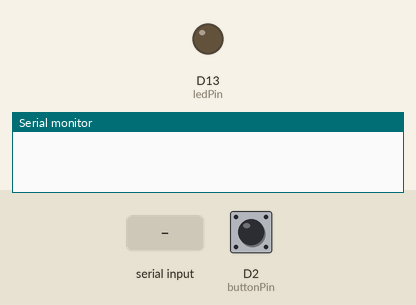
Recording of a sketch running on a simulated Arduino Zero (SAMD21). On the bench: output pins drawn as LEDs (lit = HIGH), the last lines printed to the serial monitor. The inputs (shaded band) are chosen by the test bench; at power-on: D2 (buttonPin) HIGH.

Above: at 1.2 s.
1.3 s: D2 (buttonPin) pulled LOW for 0.15 s
At 1.37 s:
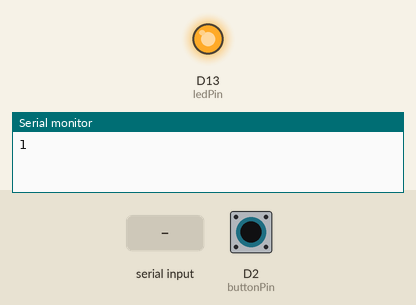
2.9 s: D2 (buttonPin) pulled LOW for 3.2 s
At 7.0 s:
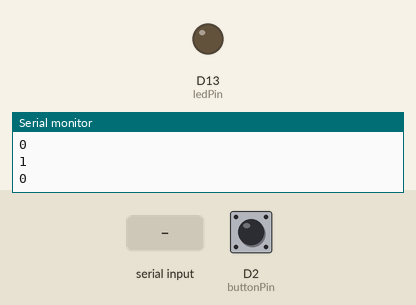
7.6 s: "1" received over Serial
At 8.3 s:
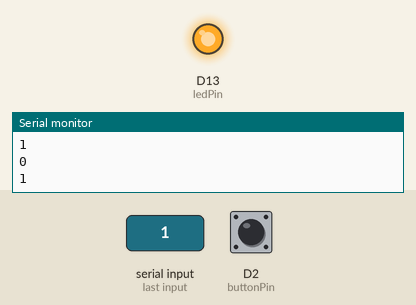
Timing chart, 0 to 10.6 s (numbered marks = the images above; inputs shaded):
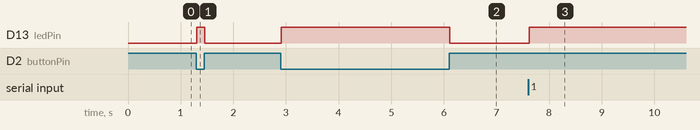

The sketch:

lab3_1_s1.ino
```cpp
const int buttonPin = 2;
const int ledPin = PIN_LED;
int lastButtonState = HIGH;
int ledState = LOW;

void setup() {
  pinMode(ledPin, OUTPUT);
  pinMode(buttonPin, INPUT_PULLUP);
  Serial.begin(9600);
}

void loop() {
  int reading = digitalRead(buttonPin); // Den aktuellen Tasterzustand einlesen

  if (reading != lastButtonState) {
    if (reading == LOW) {
      Serial.println("1");
      digitalWrite(ledPin, HIGH);
      ledState = HIGH;
    } else {
      Serial.println("0");
      digitalWrite(ledPin, LOW);
      ledState = LOW;
    }
    lastButtonState = reading;
  } else{

  // Eingehende serielle Daten auslesen und die LED entsprechend steuern
  if (Serial.available() > 0) {
    char command = Serial.read();
    if (command == '1' && ledState == LOW) {
      digitalWrite(ledPin, HIGH);
      Serial.println("1");
      ledState = HIGH;
      reading = HIGH;
      lastButtonState = HIGH;
    } else if (command == '0' && ledState == HIGH) {
      digitalWrite(ledPin, LOW);
      Serial.println("0");
      ledState = LOW;
      reading = LOW;
      lastButtonState = LOW;
    };
  }
  }
  delay(50);
}
```

Measured:
- after the input at 1.3 s, D13 (ledPin): LOW → HIGH at once, → LOW 0.15 s later
- after the input at 2.9 s, D13 (ledPin): LOW → HIGH at once, → LOW 3.2 s later
- after the input at 7.6 s, D13 (ledPin): LOW → HIGH at once
